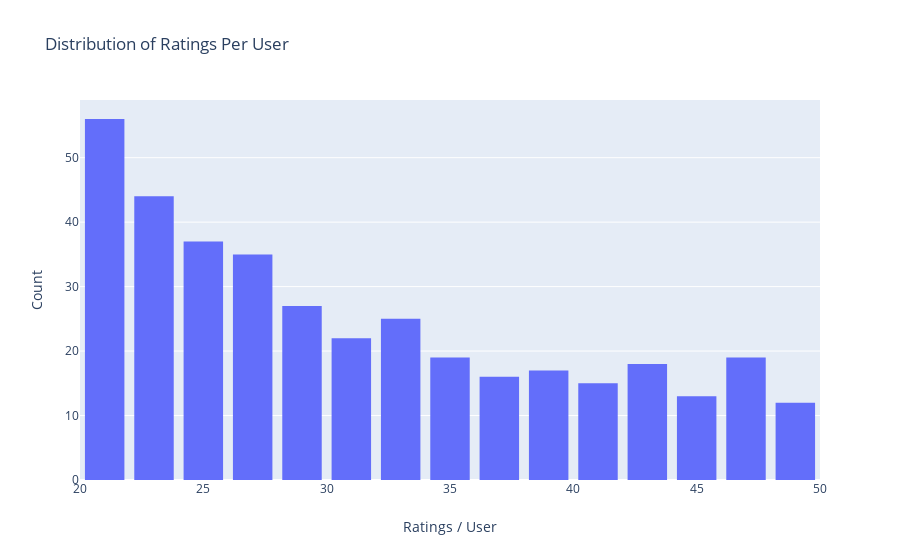

The notebook cell saved with this chart:
### Code cell
data = user_ratings.groupby('user_id')['rating'].count().clip(upper=50)

trace = go.Histogram(x = data.values,
                     name = 'Ratings',
                     xbins = {
                       'start' : 0,
                       'end' : 50,
                       'size' : 2  
                     })

layout = go.Layout(title = 'Distribution of Ratings Per User',
                   xaxis = {'title' : 'Ratings / User'},
                   yaxis = {'title' : 'Count'},
                   bargap = 0.2)

fig = go.Figure(data=[trace], layout=layout)
iplot(fig)

### Figure 1 — Plotly figure (JSON) as saved in the notebook; plotly's stock layout.template omitted (floating-point values rounded to 4 significant figures; data arrays with more than 128 entries replaced by an {"elided": "..."} marker saying what was removed)
{"data": [{"name": "Ratings", "type": "histogram", "x": {"elided": "943 int values"}, "xbins": {"end": 50, "size": 2, "start": 0}}], "layout": {"bargap": 0.2, "title": {"text": "Distribution of Ratings Per User"}, "xaxis": {"title": {"text": "Ratings / User"}}, "yaxis": {"title": {"text": "Count"}}}}
